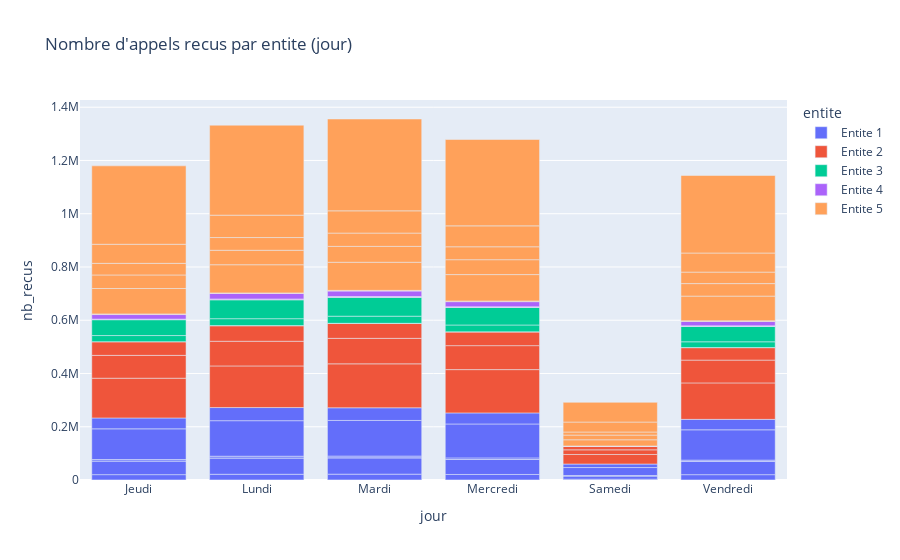

The code cell stored with this chart in its notebook:
### Code cell
fig = px.bar(df_tel.groupby(["entite", "jour", "famille"]).agg(nb_recus = ('nb_recus' , 'sum')).reset_index(), x="jour", y="nb_recus", color="entite", title="Nombre d'appels recus par entite (jour)",
            hover_data={
                "famille" : True,
                "entite" : True,
            })
fig.show()

### Figure 1 — Plotly figure (JSON) as saved in the notebook; plotly's stock layout.template omitted (floating-point values rounded to 4 significant figures)
{"data": [{"alignmentgroup": "True", "customdata": [["F1", "Entite 1"], ["F2", "Entite 1"], ["F3", "Entite 1"], ["F4", "Entite 1"], ["F5", "Entite 1"], ["F6", "Entite 1"], ["F7", "Entite 1"], ["F1", "Entite 1"], ["F2", "Entite 1"], ["F3", "Entite 1"], ["F4", "Entite 1"], ["F5", "Entite 1"], ["F6", "Entite 1"], ["F7", "Entite 1"], ["F1", "Entite 1"], ["F2", "Entite 1"], ["F3", "Entite 1"], ["F4", "Entite 1"], ["F5", "Entite 1"], ["F6", "Entite 1"], ["F7", "Entite 1"], ["F1", "Entite 1"], ["F2", "Entite 1"], ["F3", "Entite 1"], ["F4", "Entite 1"], ["F5", "Entite 1"], ["F6", "Entite 1"], ["F7", "Entite 1"], ["F1", "Entite 1"], ["F2", "Entite 1"], ["F3", "Entite 1"], ["F4", "Entite 1"], ["F5", "Entite 1"], ["F6", "Entite 1"], ["F7", "Entite 1"], ["F1", "Entite 1"], ["F2", "Entite 1"], ["F3", "Entite 1"], ["F4", "Entite 1"], ["F5", "Entite 1"], ["F6", "Entite 1"], ["F7", "Entite 1"]], "hovertemplate": "entite=%{customdata[1]}<br>jour=%{x}<br>nb_recus=%{y}<br>famille=%{customdata[0]}<extra></extra>", "legendgroup": "Entite 1", "marker": {"color": "#636efa", "pattern": {"shape": ""}}, "name": "Entite 1", "offsetgroup": "Entite 1", "orientation": "v", "showlegend": true, "textposition": "auto", "type": "bar", "x": ["Jeudi", "Jeudi", "Jeudi", "Jeudi", "Jeudi", "Jeudi", "Jeudi", "Lundi", "Lundi", "Lundi", "Lundi", "Lundi", "Lundi", "Lundi", "Mardi", "Mardi", "Mardi", "Mardi", "Mardi", "Mardi", "Mardi", "Mercredi", "Mercredi", "Mercredi", "Mercredi", "Mercredi", "Mercredi", "Mercredi", "Samedi", "Samedi", "Samedi", "Samedi", "Samedi", "Samedi", "Samedi", "Vendredi", "Vendredi", "Vendredi", "Vendredi", "Vendredi", "Vendredi", "Vendredi"], "xaxis": "x", "y": [319, 19803, 51533, 16, 5318, 115160, 40818, 348, 21118, 61544, 7, 6260, 133511, 49298, 361, 21535, 61679, 10, 6231, 133878, 47531, 302, 20416, 56387, 11, 5801, 127475, 41560, 8, 3050, 12571, 2, 974, 30147, 13268, 290, 19769, 49434, 9, 5098, 113916, 39194], "yaxis": "y"}, {"alignmentgroup": "True", "customdata": [["F1", "Entite 2"], ["F2", "Entite 2"], ["F3", "Entite 2"], ["F1", "Entite 2"], ["F2", "Entite 2"], ["F3", "Entite 2"], ["F1", "Entite 2"], ["F2", "Entite 2"], ["F3", "Entite 2"], ["F1", "Entite 2"], ["F2", "Entite 2"], ["F3", "Entite 2"], ["F1", "Entite 2"], ["F2", "Entite 2"], ["F3", "Entite 2"], ["F1", "Entite 2"], ["F2", "Entite 2"], ["F3", "Entite 2"]], "hovertemplate": "entite=%{customdata[1]}<br>jour=%{x}<br>nb_recus=%{y}<br>famille=%{customdata[0]}<extra></extra>", "legendgroup": "Entite 2", "marker": {"color": "#EF553B", "pattern": {"shape": ""}}, "name": "Entite 2", "offsetgroup": "Entite 2", "orientation": "v", "showlegend": true, "textposition": "auto", "type": "bar", "x": ["Jeudi", "Jeudi", "Jeudi", "Lundi", "Lundi", "Lundi", "Mardi", "Mardi", "Mardi", "Mercredi", "Mercredi", "Mercredi", "Samedi", "Samedi", "Samedi", "Vendredi", "Vendredi", "Vendredi"], "xaxis": "x", "y": [149316, 85824, 51208, 156299, 92667, 58457, 165038, 95734, 56126, 162607, 90064, 51595, 35776, 17470, 13984, 136936, 85568, 46913], "yaxis": "y"}, {"alignmentgroup": "True", "customdata": [["F2", "Entite 3"], ["F5", "Entite 3"], ["F7", "Entite 3"], ["F2", "Entite 3"], ["F5", "Entite 3"], ["F7", "Entite 3"], ["F2", "Entite 3"], ["F5", "Entite 3"], ["F7", "Entite 3"], ["F2", "Entite 3"], ["F5", "Entite 3"], ["F7", "Entite 3"], ["F2", "Entite 3"], ["F7", "Entite 3"], ["F2", "Entite 3"], ["F5", "Entite 3"], ["F7", "Entite 3"]], "hovertemplate": "entite=%{customdata[1]}<br>jour=%{x}<br>nb_recus=%{y}<br>famille=%{customdata[0]}<extra></extra>", "legendgroup": "Entite 3", "marker": {"color": "#00cc96", "pattern": {"shape": ""}}, "name": "Entite 3", "offsetgroup": "Entite 3", "orientation": "v", "showlegend": true, "textposition": "auto", "type": "bar", "x": ["Jeudi", "Jeudi", "Jeudi", "Lundi", "Lundi", "Lundi", "Mardi", "Mardi", "Mardi", "Mercredi", "Mercredi", "Mercredi", "Samedi", "Samedi", "Vendredi", "Vendredi", "Vendredi"], "xaxis": "x", "y": [288, 22850, 59506, 335, 26025, 71330, 338, 26772, 71105, 323, 25629, 65684, 4, 120, 302, 21618, 57614], "yaxis": "y"}, {"alignmentgroup": "True", "customdata": [["F5", "Entite 4"], ["F7", "Entite 4"], ["F1", "Entite 4"], ["F5", "Entite 4"], ["F7", "Entite 4"], ["F1", "Entite 4"], ["F5", "Entite 4"], ["F7", "Entite 4"], ["F1", "Entite 4"], ["F5", "Entite 4"], ["F7", "Entite 4"], ["F1", "Entite 4"], ["F5", "Entite 4"], ["F7", "Entite 4"]], "hovertemplate": "entite=%{customdata[1]}<br>jour=%{x}<br>nb_recus=%{y}<br>famille=%{customdata[0]}<extra></extra>", "legendgroup": "Entite 4", "marker": {"color": "#ab63fa", "pattern": {"shape": ""}}, "name": "Entite 4", "offsetgroup": "Entite 4", "orientation": "v", "showlegend": true, "textposition": "auto", "type": "bar", "x": ["Jeudi", "Jeudi", "Lundi", "Lundi", "Lundi", "Mardi", "Mardi", "Mardi", "Mercredi", "Mercredi", "Mercredi", "Vendredi", "Vendredi", "Vendredi"], "xaxis": "x", "y": [2244, 17122, 6, 2589, 20583, 2, 2794, 20457, 1, 2698, 19265, 4, 2280, 16666], "yaxis": "y"}, {"alignmentgroup": "True", "customdata": [["F1", "Entite 5"], ["F2", "Entite 5"], ["F3", "Entite 5"], ["F5", "Entite 5"], ["F6", "Entite 5"], ["F7", "Entite 5"], ["F1", "Entite 5"], ["F2", "Entite 5"], ["F3", "Entite 5"], ["F5", "Entite 5"], ["F6", "Entite 5"], ["F7", "Entite 5"], ["F1", "Entite 5"], ["F2", "Entite 5"], ["F3", "Entite 5"], ["F5", "Entite 5"], ["F6", "Entite 5"], ["F7", "Entite 5"], ["F1", "Entite 5"], ["F2", "Entite 5"], ["F3", "Entite 5"], ["F5", "Entite 5"], ["F6", "Entite 5"], ["F7", "Entite 5"], ["F1", "Entite 5"], ["F2", "Entite 5"], ["F3", "Entite 5"], ["F5", "Entite 5"], ["F6", "Entite 5"], ["F7", "Entite 5"], ["F1", "Entite 5"], ["F2", "Entite 5"], ["F3", "Entite 5"], ["F5", "Entite 5"], ["F6", "Entite 5"], ["F7", "Entite 5"]], "hovertemplate": "entite=%{customdata[1]}<br>jour=%{x}<br>nb_recus=%{y}<br>famille=%{customdata[0]}<extra></extra>", "legendgroup": "Entite 5", "marker": {"color": "#FFA15A", "pattern": {"shape": ""}}, "name": "Entite 5", "offsetgroup": "Entite 5", "orientation": "v", "showlegend": true, "textposition": "auto", "type": "bar", "x": ["Jeudi", "Jeudi", "Jeudi", "Jeudi", "Jeudi", "Jeudi", "Lundi", "Lundi", "Lundi", "Lundi", "Lundi", "Lundi", "Mardi", "Mardi", "Mardi", "Mardi", "Mardi", "Mardi", "Mercredi", "Mercredi", "Mercredi", "Mercredi", "Mercredi", "Mercredi", "Samedi", "Samedi", "Samedi", "Samedi", "Samedi", "Samedi", "Vendredi", "Vendredi", "Vendredi", "Vendredi", "Vendredi", "Vendredi"], "xaxis": "x", "y": [2517, 95389, 50818, 43603, 71618, 294525, 2387, 105700, 54318, 47806, 84059, 337894, 2595, 105557, 59621, 49937, 83577, 344899, 2554, 99112, 55924, 48472, 78621, 324234, 446, 23242, 17582, 11631, 37368, 74026, 2155, 92819, 46999, 43155, 71665, 291147], "yaxis": "y"}], "layout": {"barmode": "relative", "legend": {"title": {"text": "entite"}, "tracegroupgap": 0}, "title": {"text": "Nombre d'appels recus par entite (jour)"}, "xaxis": {"anchor": "y", "domain": [0, 1], "title": {"text": "jour"}}, "yaxis": {"anchor": "x", "domain": [0, 1], "title": {"text": "nb_recus"}}}}
